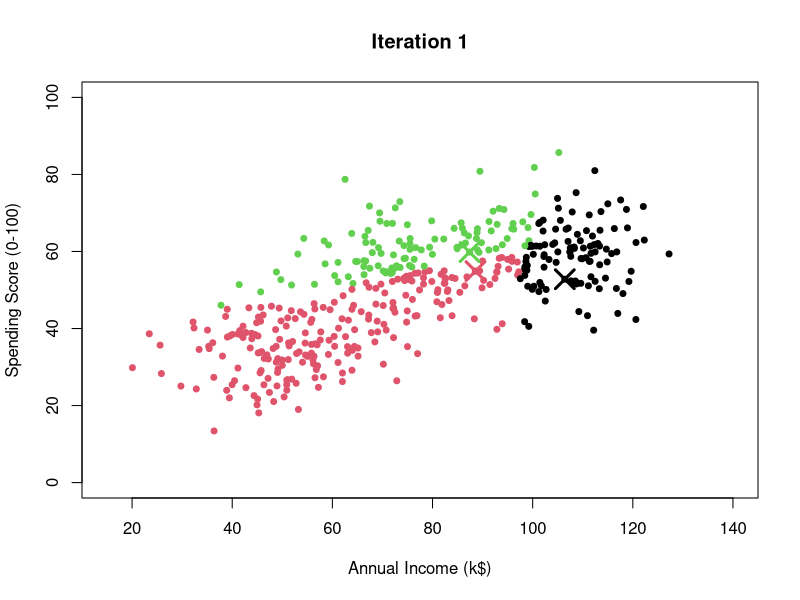
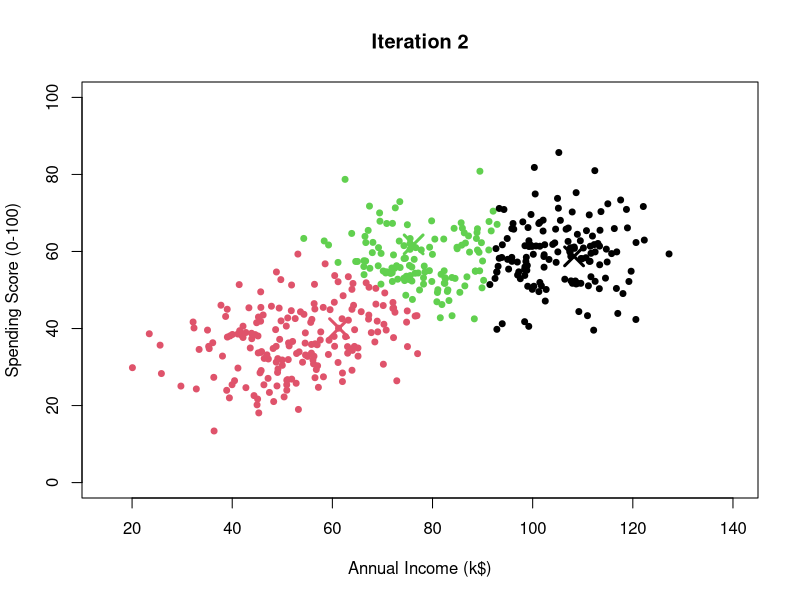
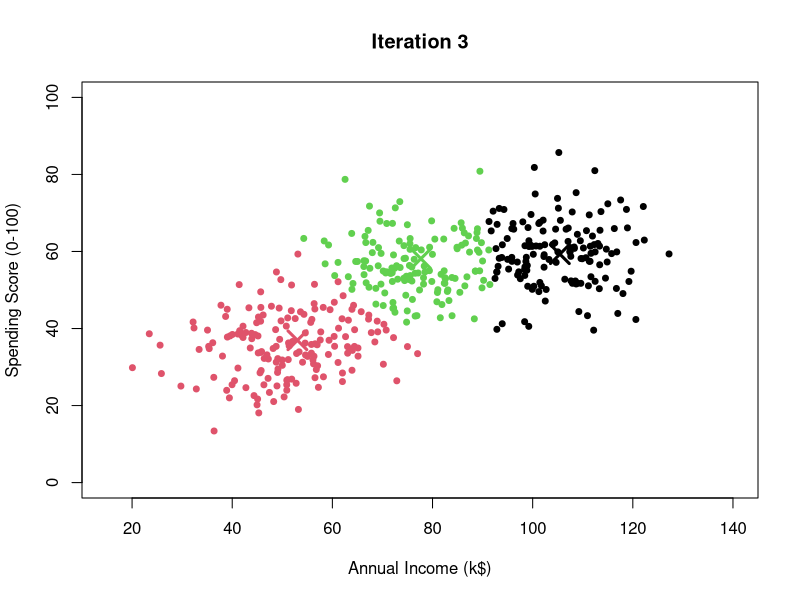
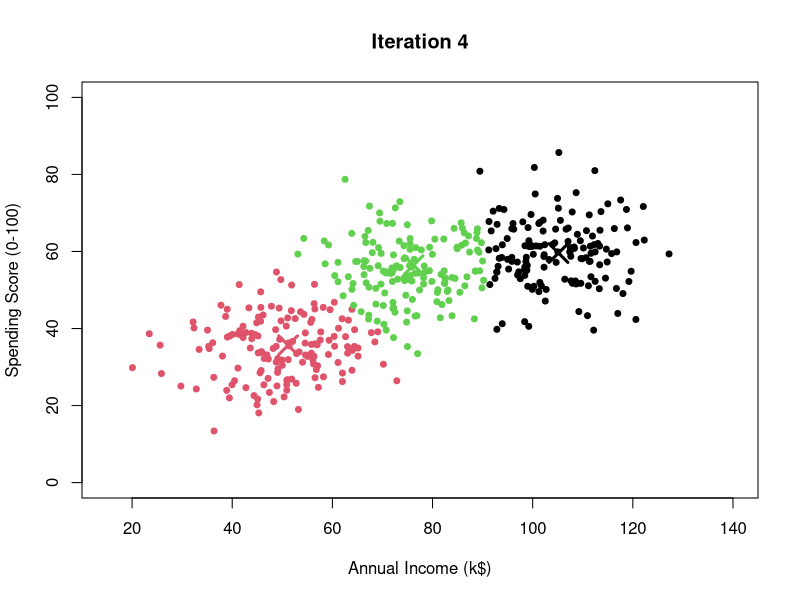
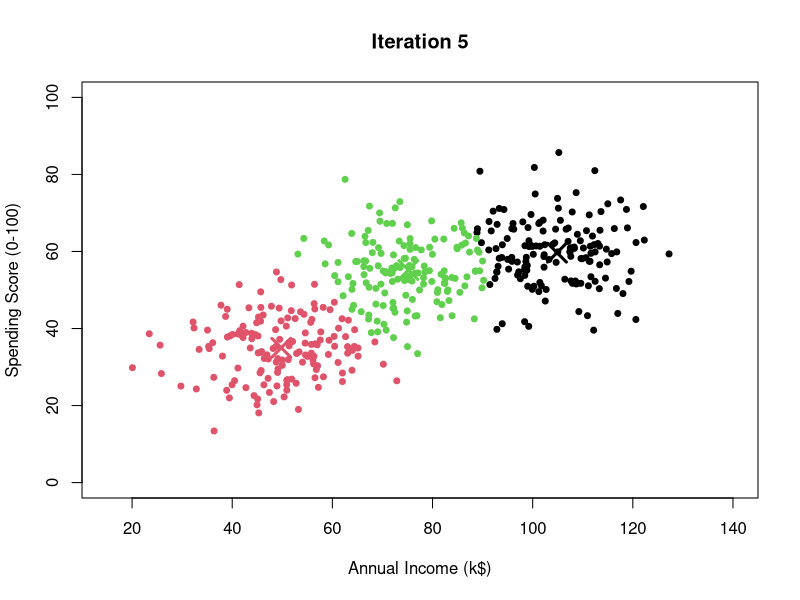
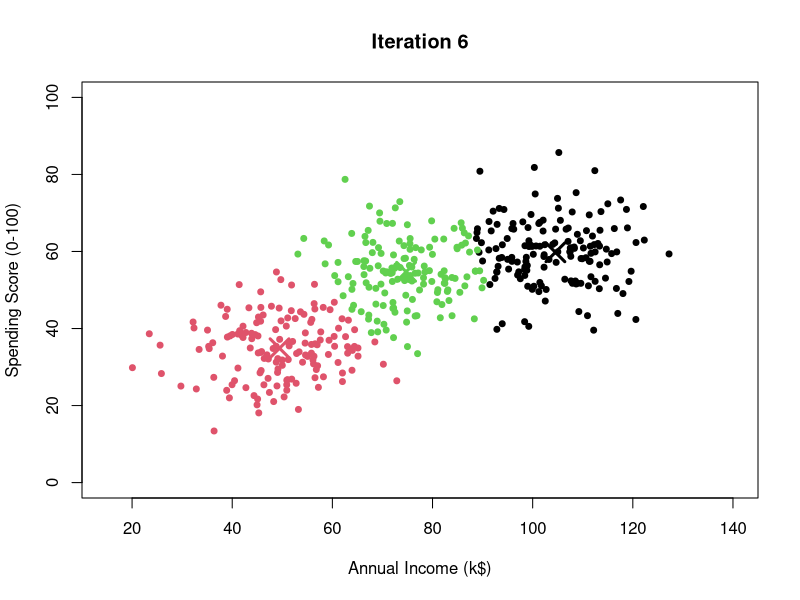
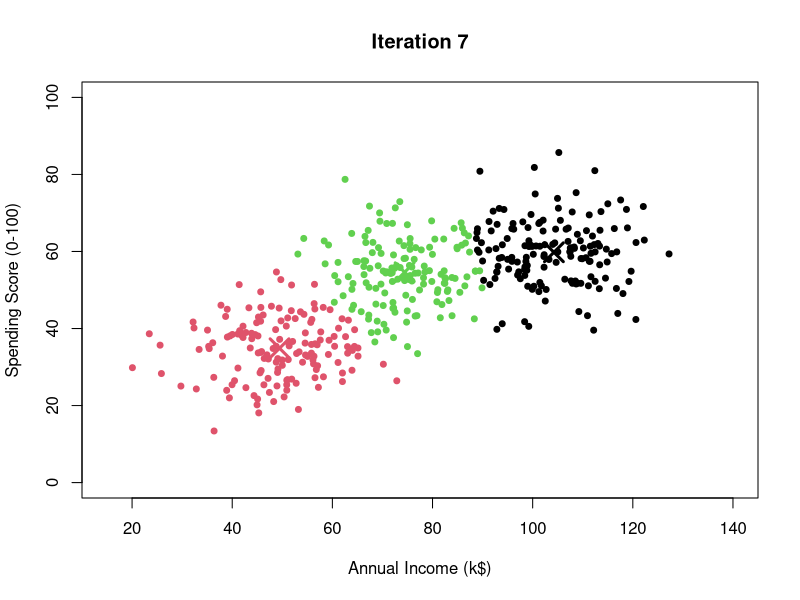
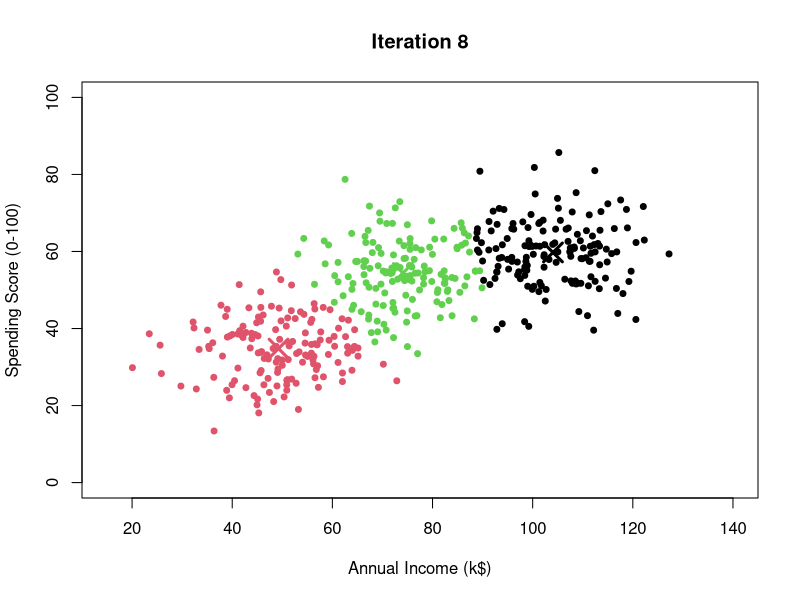

Here is the R script that generated these plots, in order:
# ------------------------------------------------------------
# K-means of synthetic customer data 
# Plotting at each iteration
# ------------------------------------------------------------

set.seed(42)

# 1) Generate synthetic customer data
# not super realistic but easy to understand
n_per_cluster <- 150

# income_k, spend_score
true_centers <- rbind(
  c(50,  35),
  c(75,  55),
  c(105, 60)
)

sd_income <- 10
sd_spend  <- 8

make_cluster <- function(center, n, sd_income, sd_spend) {
  cbind(
    income = rnorm(n, mean = center[1], sd = sd_income),
    spending = rnorm(n, mean = center[2], sd = sd_spend)
  )
}

X <- rbind(
  make_cluster(true_centers[1, ], n_per_cluster, sd_income, sd_spend),
  make_cluster(true_centers[2, ], n_per_cluster, sd_income, sd_spend),
  make_cluster(true_centers[3, ], n_per_cluster, sd_income, sd_spend)
)

df <- data.frame(
  income = X[,1],
  spending = X[,2]
)


# 2) Manual K-means implementation
k <- 3
max_iter <- 30
tolerance <- 1e-4

init_idx <- sample(1:nrow(df), k)
centroids <- as.matrix(df[init_idx, ])

for (iter in 1:max_iter) {
  
  # --- Assignment ---
  # squared euclidean distances
  distances <- sapply(seq_len(k), function(j) {
    income_diff   <- df$income   - centroids[j, 1]
    spending_diff <- df$spending - centroids[j, 2]
    
    income_diff^2 + spending_diff^2
  })
  
  cluster_assign <- apply(distances, 1, which.min)
  
  # --- Plot ---
  plot(
    df$income, df$spending,
    col = cluster_assign,
    pch = 19, cex = 0.8,
    main = paste("Iteration", iter),
    xlab = "Annual Income (k$)",
    ylab = "Spending Score (0-100)",
    xlim = c(15, 140),
    ylim = c(0, 100)
  )
  
  points(
    centroids[,1], centroids[,2],
    pch = 4, cex = 2.5, lwd = 3,
    col = 1:k
  )
  
  Sys.sleep(1)
  
  # --- Update ---
  new_centroids <- matrix(0, nrow = k, ncol = 2)
  
  for (j in 1:k) {
    cluster_points <- df[cluster_assign == j, ]
    new_centroids[j, ] <- colMeans(cluster_points)
  }
  
  shift <- sum((centroids - new_centroids)^2)
  
  if (shift < tolerance) {
    cat("Converged at iteration", iter, "\n")
    break
  }
  
  centroids <- new_centroids
}

cat("\nFinal centroids:\n")
print(centroids)
